Frame 1 (no input): blank canvas, image omitted
Frame 60 (no input): blank canvas, image omitted
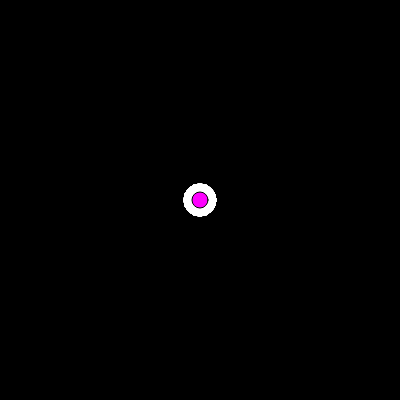
Frame 120 (the mouse pressed at the canvas centre since frame 60)

The p5.js sketch whose frames 1 and 60 were blank and that drew this single picture after the mouse press (run headless with seeded random() and noise() and a simulated clock; from frame 60 on, the mouse is pressed at the canvas centre):

// p5.js sketch
// ── sketch.js
let graphics;

function setup(){
	graphics = createGraphics(400,400);
	pixelDensity(1);
	createCanvas(400,400);
	graphics.background(0);
}

function draw(){
	if(mouseIsPressed){
		graphics.fill(255);
		graphics.stroke(255);
		graphics.ellipse(mouseX, mouseY, 32,32);
	}
	image(graphics,0,0);
	fill(255,0,255);
	ellipse(mouseX,mouseY, 16,16);
}
